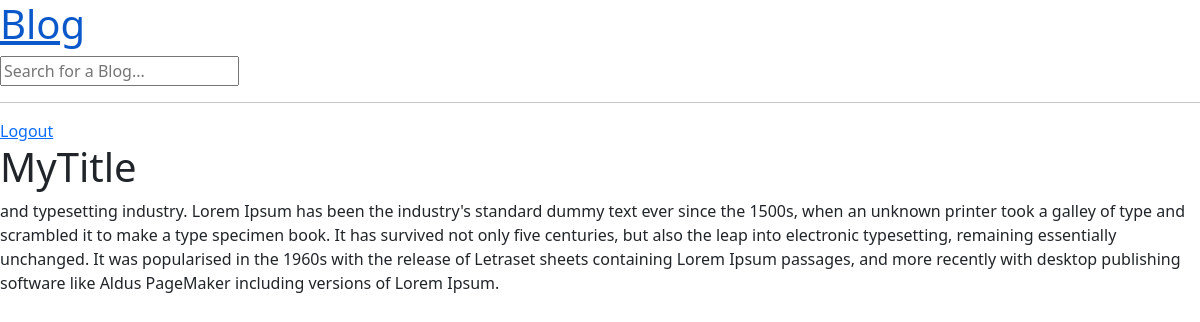
Page /blog/2?q=MyTitle (signed in) on the committed database.
### base/models.py (models this page shows, shortened)
class Blog(models.Model):
    title = models.CharField(max_length=200)
    author = models.ForeignKey(User, on_delete=models.CASCADE)
    body = models.TextField()
    created = models.DateTimeField(auto_now_add=True)
    updated = models.DateTimeField(auto_now=True)
    class Meta:
        ordering = ["-updated", "-created"]

### base/views.py (the view)
# urls.py: 2. Add a URL to urlpatterns:  path('blog/', include('blog.urls'))
def blog(request, pk):
    blog = Blog.objects.get(id=pk)
    context = {'blog':blog}
    return render(request, "blog.html", context)

### templates/blog.html
{% extends 'main.html' %}
{% block content %}
    <h1>{{ blog.title }}</h1>
    <p>{{blog.body}}</p>
{% endblock %}

### rows in the picture
Blog: title "MyTitle", body "and typesetting industry. Lorem Ipsum has been the industry's standard dummy text ever since the 1500s, when an unknown printer took a galley of type and scrambled it to make a type specimen book. It has survived not only five centuries, but also the leap into electronic typesetting, remaining essentially unchanged. It was popularised in the 1960s with the release of Letraset sheets containing Lorem Ipsum passages, and more recently with desktop publishing software like Aldus PageMaker including versions of Lorem Ipsum."
